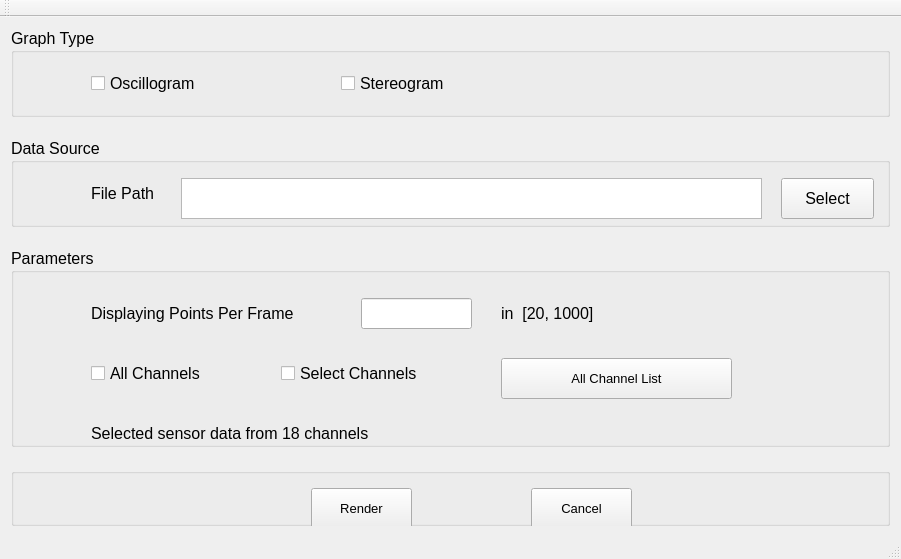
<?xml version="1.0" encoding="UTF-8"?>
<ui version="4.0">
 <class>MainWindow</class>
 <widget class="QMainWindow" name="MainWindow">
  <property name="enabled">
   <bool>true</bool>
  </property>
  <property name="geometry">
   <rect>
    <x>0</x>
    <y>0</y>
    <width>901</width>
    <height>559</height>
   </rect>
  </property>
  <property name="windowTitle">
   <string>DAQ_Interface</string>
  </property>
  <widget class="QWidget" name="centralWidget">
   <widget class="QWidget" name="verticalLayoutWidget">
    <property name="geometry">
     <rect>
      <x>0</x>
      <y>0</y>
      <width>901</width>
      <height>111</height>
     </rect>
    </property>
    <layout class="QVBoxLayout" name="verticalLayout">
     <item>
      <widget class="QGroupBox" name="gBGraph">
       <property name="font">
        <font>
         <family>Arial</family>
         <pointsize>12</pointsize>
         <weight>50</weight>
         <bold>false</bold>
        </font>
       </property>
       <property name="autoFillBackground">
        <bool>true</bool>
       </property>
       <property name="title">
        <string>Graph Type</string>
       </property>
       <widget class="QCheckBox" name="cBOscill">
        <property name="geometry">
         <rect>
          <x>80</x>
          <y>40</y>
          <width>201</width>
          <height>31</height>
         </rect>
        </property>
        <property name="text">
         <string>Oscillogram</string>
        </property>
        <property name="checked">
         <bool>false</bool>
        </property>
       </widget>
       <widget class="QCheckBox" name="cBStereo">
        <property name="geometry">
         <rect>
          <x>330</x>
          <y>40</y>
          <width>201</width>
          <height>31</height>
         </rect>
        </property>
        <property name="text">
         <string>Stereogram</string>
        </property>
       </widget>
      </widget>
     </item>
    </layout>
   </widget>
   <widget class="QWidget" name="verticalLayoutWidget_2">
    <property name="geometry">
     <rect>
      <x>0</x>
      <y>110</y>
      <width>901</width>
      <height>111</height>
     </rect>
    </property>
    <layout class="QVBoxLayout" name="verticalLayout_2">
     <item>
      <widget class="QGroupBox" name="gBDataSrc">
       <property name="font">
        <font>
         <family>Arial</family>
         <pointsize>12</pointsize>
         <weight>50</weight>
         <bold>false</bold>
        </font>
       </property>
       <property name="autoFillBackground">
        <bool>true</bool>
       </property>
       <property name="title">
        <string>Data Source</string>
       </property>
       <widget class="QTextEdit" name="textFilePath">
        <property name="geometry">
         <rect>
          <x>170</x>
          <y>40</y>
          <width>581</width>
          <height>41</height>
         </rect>
        </property>
        <property name="readOnly">
         <bool>true</bool>
        </property>
        <property name="overwriteMode">
         <bool>false</bool>
        </property>
       </widget>
       <widget class="QPushButton" name="btnSelect">
        <property name="geometry">
         <rect>
          <x>770</x>
          <y>40</y>
          <width>93</width>
          <height>41</height>
         </rect>
        </property>
        <property name="text">
         <string>Select</string>
        </property>
       </widget>
       <widget class="QLabel" name="labelFilePath">
        <property name="geometry">
         <rect>
          <x>80</x>
          <y>40</y>
          <width>81</width>
          <height>31</height>
         </rect>
        </property>
        <property name="text">
         <string>File Path</string>
        </property>
       </widget>
      </widget>
     </item>
    </layout>
   </widget>
   <widget class="QWidget" name="verticalLayoutWidget_3">
    <property name="geometry">
     <rect>
      <x>0</x>
      <y>220</y>
      <width>901</width>
      <height>221</height>
     </rect>
    </property>
    <layout class="QVBoxLayout" name="verticalLayout_3">
     <item>
      <widget class="QGroupBox" name="gBParam">
       <property name="font">
        <font>
         <family>Arial</family>
         <pointsize>12</pointsize>
         <weight>50</weight>
         <bold>false</bold>
        </font>
       </property>
       <property name="autoFillBackground">
        <bool>true</bool>
       </property>
       <property name="title">
        <string>Parameters</string>
       </property>
       <widget class="QCheckBox" name="cBSChannels">
        <property name="geometry">
         <rect>
          <x>270</x>
          <y>110</y>
          <width>171</width>
          <height>31</height>
         </rect>
        </property>
        <property name="text">
         <string>Select Channels</string>
        </property>
       </widget>
       <widget class="QCheckBox" name="cBAChannels">
        <property name="geometry">
         <rect>
          <x>80</x>
          <y>110</y>
          <width>131</width>
          <height>31</height>
         </rect>
        </property>
        <property name="text">
         <string>All Channels</string>
        </property>
       </widget>
       <widget class="QLabel" name="labelArrange">
        <property name="geometry">
         <rect>
          <x>80</x>
          <y>170</y>
          <width>441</width>
          <height>31</height>
         </rect>
        </property>
        <property name="text">
         <string>Selected sensor data from 18 channels</string>
        </property>
       </widget>
       <widget class="QLabel" name="labelRenderPoints">
        <property name="geometry">
         <rect>
          <x>80</x>
          <y>50</y>
          <width>261</width>
          <height>31</height>
         </rect>
        </property>
        <property name="text">
         <string>Displaying Points Per Frame</string>
        </property>
       </widget>
       <widget class="QPushButton" name="btnAllChannels">
        <property name="geometry">
         <rect>
          <x>490</x>
          <y>110</y>
          <width>231</width>
          <height>41</height>
         </rect>
        </property>
        <property name="font">
         <font>
          <pointsize>10</pointsize>
         </font>
        </property>
        <property name="text">
         <string>All Channel List</string>
        </property>
       </widget>
       <widget class="QLabel" name="labelPointsRange">
        <property name="geometry">
         <rect>
          <x>490</x>
          <y>50</y>
          <width>151</width>
          <height>31</height>
         </rect>
        </property>
        <property name="text">
         <string>in  [20, 1000]</string>
        </property>
       </widget>
       <widget class="QLineEdit" name="lineEdit">
        <property name="geometry">
         <rect>
          <x>350</x>
          <y>50</y>
          <width>111</width>
          <height>31</height>
         </rect>
        </property>
       </widget>
      </widget>
     </item>
    </layout>
   </widget>
   <widget class="QWidget" name="verticalLayoutWidget_4">
    <property name="geometry">
     <rect>
      <x>0</x>
      <y>440</y>
      <width>901</width>
      <height>80</height>
     </rect>
    </property>
    <layout class="QVBoxLayout" name="verticalLayout_4">
     <item>
      <widget class="QGroupBox" name="groupBox">
       <property name="autoFillBackground">
        <bool>true</bool>
       </property>
       <property name="title">
        <string/>
       </property>
       <widget class="QPushButton" name="btnRender">
        <property name="geometry">
         <rect>
          <x>300</x>
          <y>20</y>
          <width>101</width>
          <height>41</height>
         </rect>
        </property>
        <property name="font">
         <font>
          <pointsize>10</pointsize>
         </font>
        </property>
        <property name="text">
         <string>Render</string>
        </property>
       </widget>
       <widget class="QPushButton" name="btnCancel">
        <property name="geometry">
         <rect>
          <x>520</x>
          <y>20</y>
          <width>101</width>
          <height>41</height>
         </rect>
        </property>
        <property name="font">
         <font>
          <pointsize>10</pointsize>
         </font>
        </property>
        <property name="text">
         <string>Cancel</string>
        </property>
       </widget>
      </widget>
     </item>
    </layout>
   </widget>
  </widget>
  <widget class="QToolBar" name="mainToolBar">
   <attribute name="toolBarArea">
    <enum>TopToolBarArea</enum>
   </attribute>
   <attribute name="toolBarBreak">
    <bool>false</bool>
   </attribute>
  </widget>
  <widget class="QStatusBar" name="statusBar"/>
  <action name="actionNew_Data_File">
   <property name="text">
    <string>Select Data File</string>
   </property>
  </action>
  <action name="actionReal_Time_Data">
   <property name="text">
    <string>Real-Time Data</string>
   </property>
  </action>
  <action name="actionParameter">
   <property name="text">
    <string>Parameter Configuration</string>
   </property>
  </action>
  <action name="actionOscillogram">
   <property name="text">
    <string>Oscillogram</string>
   </property>
  </action>
  <action name="actionStereogram">
   <property name="text">
    <string>Stereogram</string>
   </property>
  </action>
  <action name="actionExit">
   <property name="text">
    <string>Exit</string>
   </property>
  </action>
  <action name="actionStart_Rendering">
   <property name="text">
    <string>Start Rendering</string>
   </property>
  </action>
  <action name="actionStop_Rendering">
   <property name="text">
    <string>Stop Rendering</string>
   </property>
  </action>
 </widget>
 <layoutdefault spacing="6" margin="11"/>
 <resources/>
 <connections/>
</ui>
